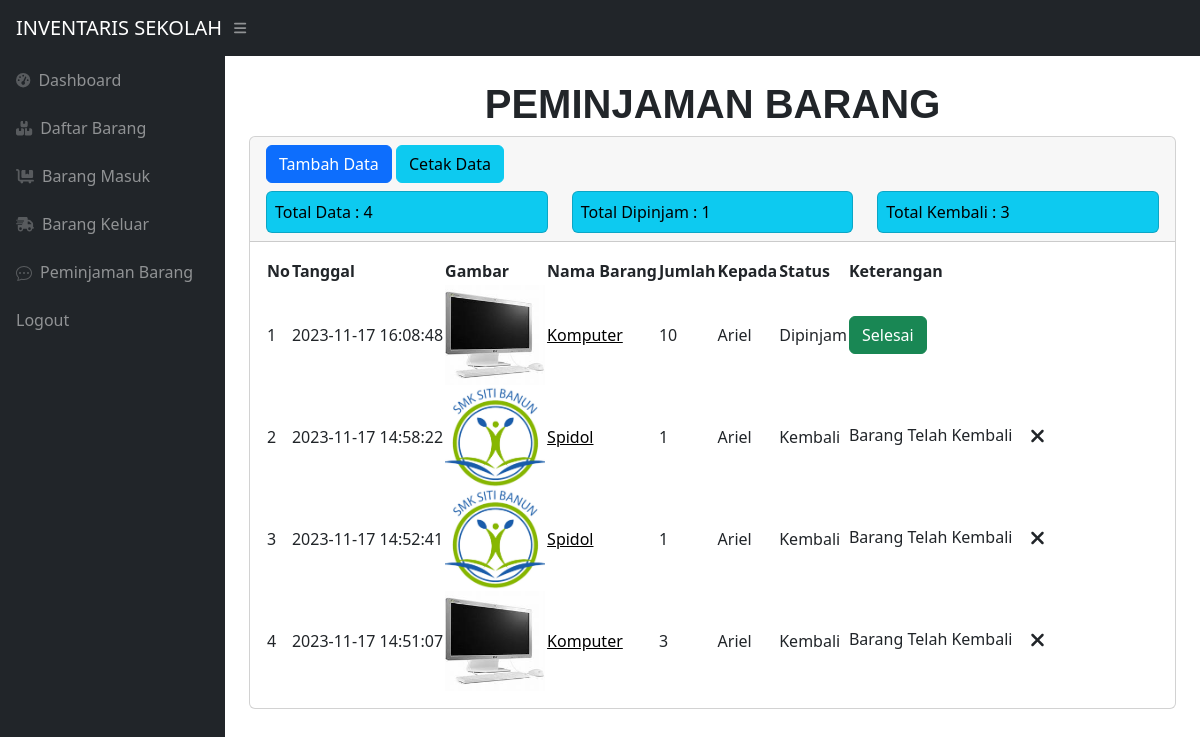
/admin/peminjaman.php (signed in), run on the app's committed database.
### tables this page shows
CREATE TABLE `peminjaman` (
  `idpeminjaman` int(11) NOT NULL,
  `idbarang` int(11) NOT NULL,
  `tanggalpinjam` timestamp NOT NULL DEFAULT current_timestamp(),
  `qty` int(11) NOT NULL,
  `peminjam` varchar(100) NOT NULL,
  `status` varchar(10) NOT NULL DEFAULT 'Dipinjam'
);

CREATE TABLE `stock` (
  `idbarang` int(11) NOT NULL,
  `namabarang` varchar(100) NOT NULL,
  `deskripsi` varchar(100) NOT NULL,
  `stock` int(11) NOT NULL,
  `image` varchar(99) NOT NULL
);

### admin/peminjaman.php (the view, shortened to what this page needs)
<?php
    require '../koneksi/koneksihapuspeminjaman.php';
    $get1 = mysqli_query($conn, "select * from peminjaman");
    $count1 = mysqli_num_rows($get1);
    $get2 = mysqli_query($conn, "select * from peminjaman  where status='Dipinjam'");
    $count2 = mysqli_num_rows($get2);
    $get3 = mysqli_query($conn, "select * from peminjaman where status='Kembali'");
    $count3 = mysqli_num_rows($get3);
 ?>
<!DOCTYPE html>
<html lang="en">
    <head>
        <link href="https://cdn.jsdelivr.net/npm/simple-datatables@7.1.2/dist/style.min.css" rel="stylesheet" />
        <link href="css/styles.css" rel="stylesheet" />
    </head>
    <body class="sb-nav-fixed">
        <nav class="sb-topnav navbar navbar-expand navbar-dark bg-dark">
            <a class="navbar-brand ps-3">INVENTARIS SEKOLAH</a>
            <button class="btn btn-link btn-sm order-1 order-lg-0 me-4 me-lg-0" id="sidebarToggle" href="#!"><i class="fas fa-bars"></i></button>
        </nav>
        <div id="layoutSidenav">
            <div id="layoutSidenav_nav">
                <nav class="sb-sidenav accordion sb-sidenav-dark" id="sidenavAccordion">
                    <div class="sb-sidenav-menu">
                        <div class="nav">
                             <a class="nav-link" href="dashboard.php">
                                <div class="sb-nav-link-icon"><i class="fas fa-tachometer-alt"></i></div>
                                Dashboard
                            </a>
                            <a class="nav-link" href="index.php">
                                <div class="sb-nav-link-icon"><i class='fas fa-boxes'></i></i></div>
                                Daftar Barang
                            </a>
                            <a class="nav-link" href="masuk.php">
                                <div class="sb-nav-link-icon"><i class='fas fa-dolly-flatbed'></i></div>
                                Barang Masuk
                            </a>
                            <a class="nav-link" href="Keluar.php">
                                <div class="sb-nav-link-icon"><i class='fas fa-shipping-fast'></i></div>
                                Barang Keluar
                            </a>
                            <a class="nav-link" href="peminjaman.php">
                                <div class="sb-nav-link-icon"></div>
                                Peminjaman Barang
                            </a>
                            <a class="nav-link" href="../logout.php">
                                Logout
                            </a>
                        </div>
                    </div>
                </nav>
            </div>
            <div id="layoutSidenav_content">
                <main>
                    <div class="container-fluid px-4">
                         <h1 class="mt-4" style="text-align: center; font-weight: bold; font-family: arial;">PEMINJAMAN BARANG</h1>
                        <div class="card mb-4">
                            <div class="card-header">
                                  <button type="button" class="btn btn-primary" data-toggle="modal" data-target="#myModal">
                                    Tambah Data
                                  </button>
                                    <a href="cetakpinjam.php" class="btn btn-info">Cetak Data</a>
                                  <div class="row mt-2">
                                    <div class="col">
                                        <div class="card bg-info text-black p-2">Total Data : <?=$count1;?>
                                        </div>
                                    </div>
                                    <div class="col">
                                        <div class="card bg-info text-black p-2">Total Dipinjam : <?=$count2;?>
                                        </div>
                                    </div>
                                    <div class="col">
                                        <div class="card bg-info text-black p-2">Total Kembali : <?=$count3;?>
                                        </div>
                                    </div>
                                  </div>
                            </div>
                            <div class="card-body">
                                <table id="datatablesSimple">
                                    <thead>
                                        <tr>
                                            <th>No</th>
                                            <th>Tanggal</th>
                                            <th>Gambar</th>
                                            <th>Nama Barang</th>
                                            <th>Jumlah</th>
                                            <th>Kepada</th>
                                            <th>Status</th>
                                            <th>Keterangan</th>
                                        </tr>
                                    </thead>
                                    <tbody>
                                        <?php
                                        $ambilsemuadatastock = mysqli_query($conn, "select * from peminjaman p, stock s where s.idbarang = p.idbarang order by idpeminjaman DESC");
                                        $i = 1;
                                        while($data = mysqli_fetch_array($ambilsemuadatastock)){
                                            $idk = $data['idpeminjaman'];
                                            $tanggal = $data['tanggalpinjam'];
                                            $namabarang = $data['namabarang'];
                                            $qty = $data['qty'];
                                            $penerima = $data['peminjam'];
                                            $status = $data['status'];
                                            $gambar = $data['image'];
                                            if ($gambar==null) {
                                                $img = 'No Poto';
                                            }else{
                                                $img = '<img src="../images/'.$gambar.'" class="zoomable">';
                                            }
                                         ?>
                                        <tr>
                                            <td><?=$i++;?></td>
                                            <td><?=$tanggal;?></td>
                                            <td><?=$img;?></td>
                                            <td><a href="cetak.php" target="_blank" class="text-black"><?=$namabarang;?></a></td>
                                            <td><?=$qty;?></td>
                                            <td><?=$penerima;?></td>
                                            <td><?=$status;?></td>
                                            <td>
                                              <?php
                                              if ($status=='Dipinjam') {
                                                  echo '<button type="button" class="btn btn-success" data-toggle="modal" data-target="#edit'.$idk.'">
                                                Selesai
                                              </button>';
                                              }else{
                                                echo 'Barang Telah Kembali
                                                <button type="button" class="btn btn-white" data-toggle="modal" data-target="#delete'.$idk.'">
                                                <i class="fa fa-remove" style="font-size:20px"> Hapus</i>
                                              </button>';
                                              }
                                               ?>
                                            </td>
                                        </tr>
                                        <?php
                                             }
                                         ?>
                                    </tbody>
                                </table>
                            </div>
                        </div>
                    </div>
                </main>
            </div>
        </div>
    </body>
</html>

### admin/peminjaman.php (style rules this page uses)
.zoomable { width: 100px }

### data on the page
peminjaman: tanggalpinjam "2023-11-17 16:08:48", idbarang.image (picture), idbarang.namabarang "Komputer", qty "10", peminjam "Ariel", status "Dipinjam"
peminjaman: tanggalpinjam "2023-11-17 14:58:22", idbarang.image (picture), idbarang.namabarang "Spidol", qty "1", peminjam "Ariel", status "Kembali"
peminjaman: tanggalpinjam "2023-11-17 14:52:41", idbarang.image (picture), idbarang.namabarang "Spidol", qty "1", peminjam "Ariel", status "Kembali"
peminjaman: tanggalpinjam "2023-11-17 14:51:07", idbarang.image (picture), idbarang.namabarang "Komputer", qty "3", peminjam "Ariel", status "Kembali"

### other printed values
$count1 "4"
$count2 "1"
$count3 "3"
